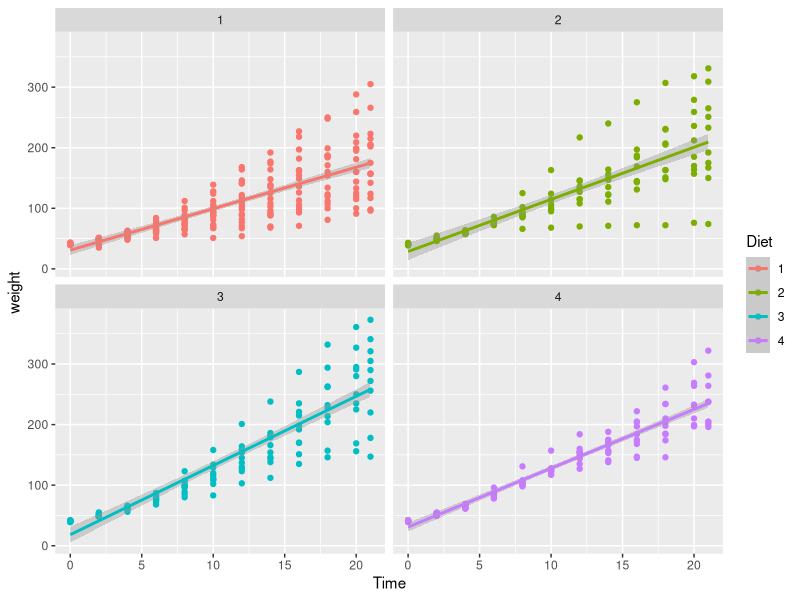
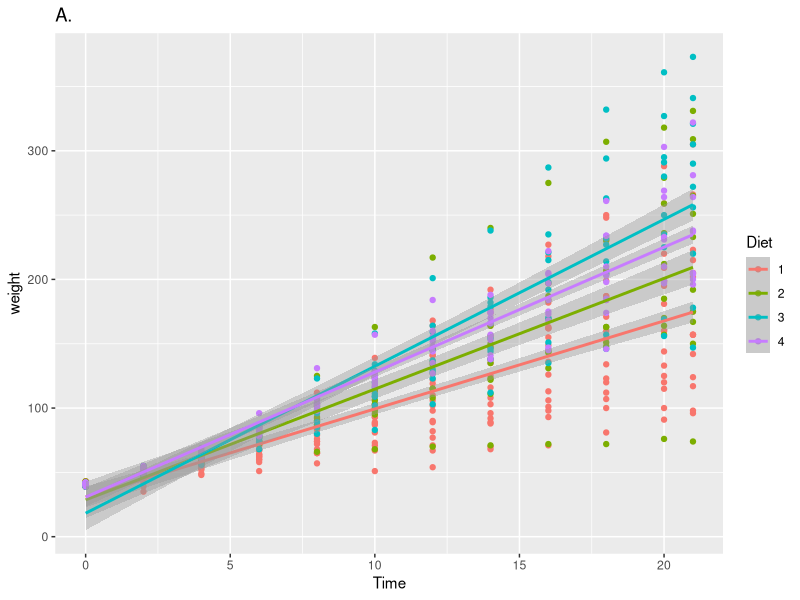
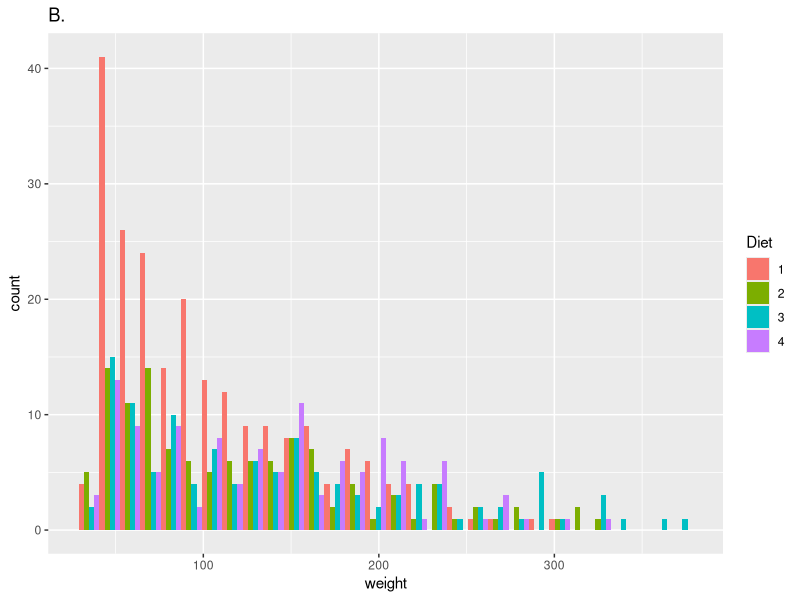
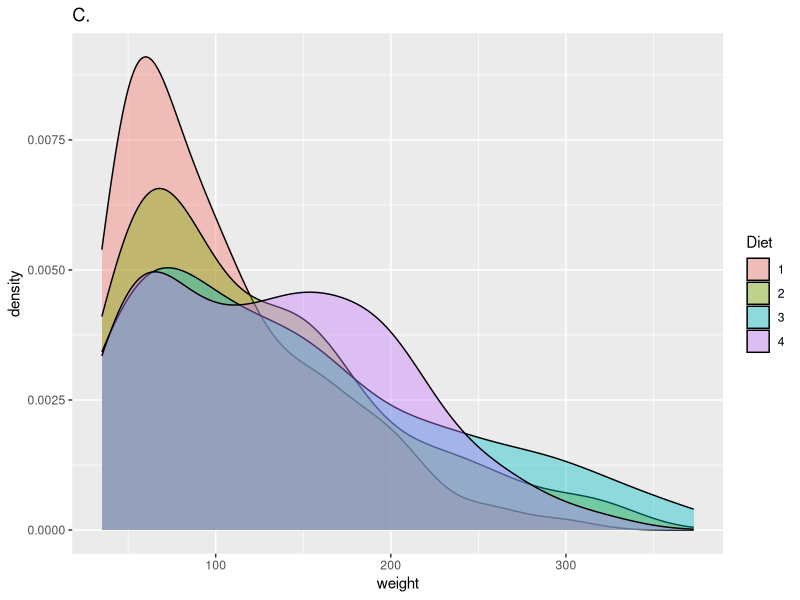
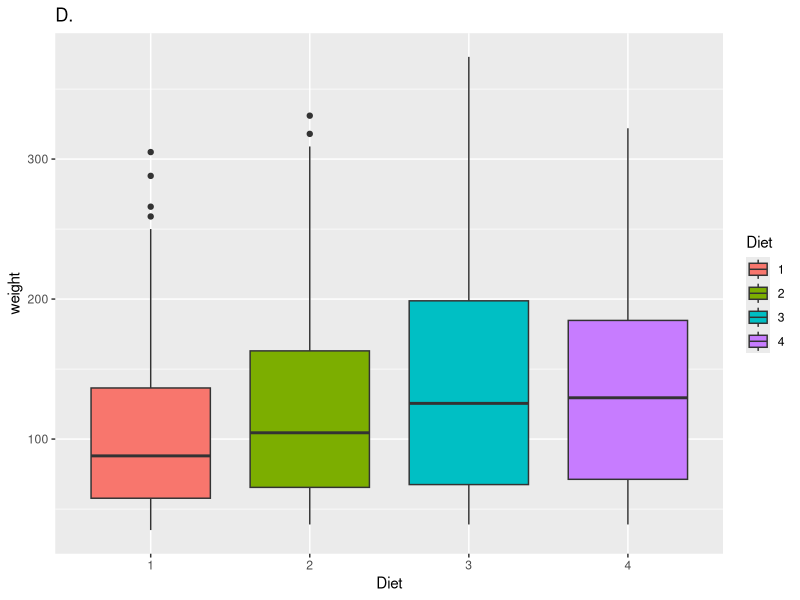
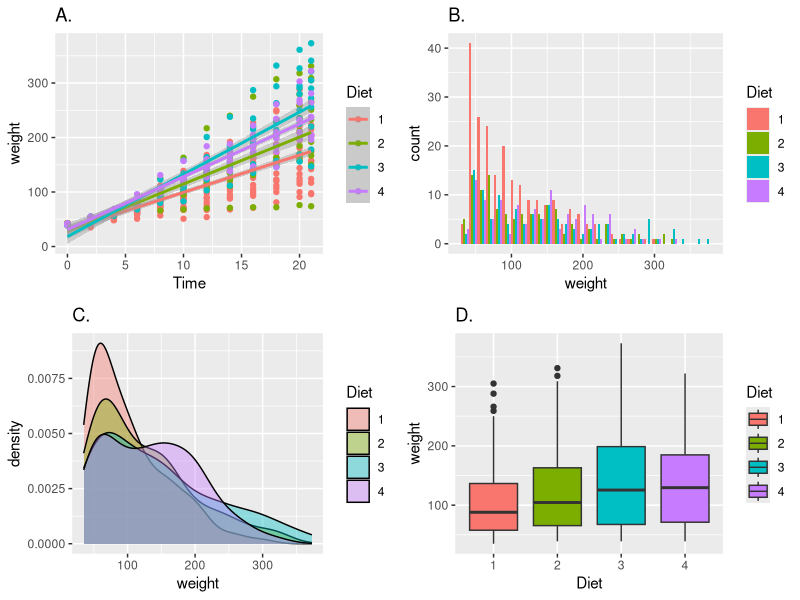

The R script that drew these images, in order:
## ---- chunk 1
knitr::opts_chunk$set(
  comment = "R>", 
  warning = FALSE, 
  message = FALSE
)
## ---- chunk 2
# Load libraries
library(tidyverse)

# Load data
ChickWeight <- datasets::ChickWeight

# Create faceted figure
ggplot(data = ChickWeight, aes(x = Time, y = weight, colour = Diet)) +
  geom_point() +
  geom_smooth(method = "lm") + # Note the `+` sign here
  facet_wrap(~Diet, ncol = 2) # This is the line that creates the facets
## ---- chunk 3
lm_1 <- ggplot(data = ChickWeight, aes(x = Time, y = weight, colour = Diet)) +
  geom_point() +
  geom_smooth(method = "lm") +
  ggtitle("A.") # Add a title
lm_1
## ---- chunk 4
histogram_1 <- ggplot(data = ChickWeight, aes(x = weight)) +
  geom_histogram(aes(fill = Diet), position = "dodge") +
  ggtitle("B.") # Add a title
histogram_1
## ---- chunk 5
density_1 <- ggplot(data = ChickWeight, aes(x = weight)) +
  geom_density(aes(fill = Diet), alpha = 0.4) +
  ggtitle("C.") # Add a title
density_1
## ---- chunk 6
box_1 <- ggplot(data = ChickWeight, aes(x = Diet, y = weight)) +
  geom_boxplot(aes(fill = Diet)) +
  ggtitle("D.") # Add a title
box_1
## ---- chunk 7
# For creating grids of figures
library(gridExtra)

# The gridded figure
grid.arrange(lm_1,histogram_1, density_1, box_1, ncol = 2)
